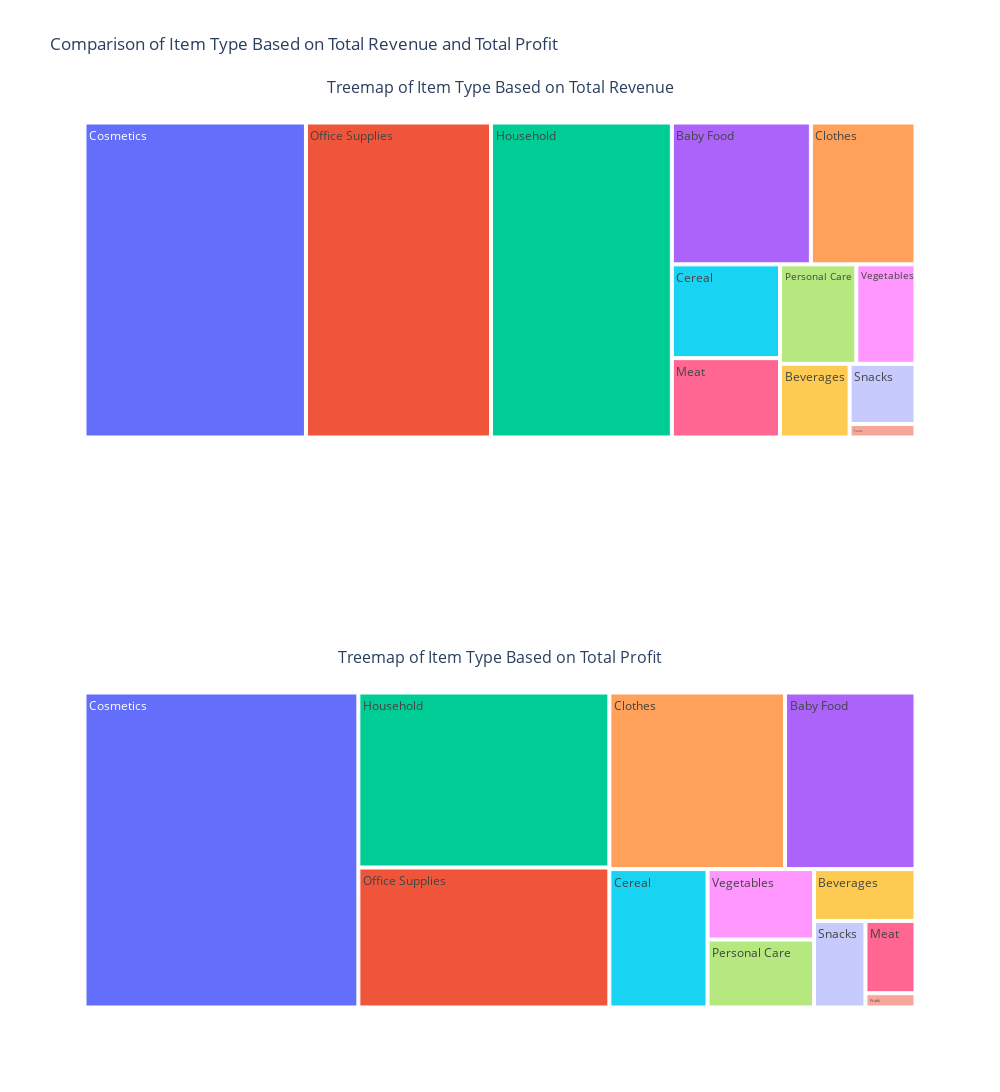

Source (notebook cell):
### Code cell
import plotly.subplots as ps
# Create a subplot layout with 'domain' type for treemaps
fig = ps.make_subplots(
    rows=2, cols=1,
    subplot_titles=("Treemap of Item Type Based on Total Revenue", "Treemap of Item Type Based on Total Profit"),
    specs=[[{'type': 'domain'}], [{'type': 'domain'}]]
)

# Create the first treemap for Total Revenue
treemap1 = go.Treemap(
    labels=Item_type_df["Item Type"],
    parents=[""]*len(Item_type_df),
    values=Item_type_df["Total Revenue"],
    name="Total Revenue"
)

# Create the second treemap for Total Profit
treemap2 = go.Treemap(
    labels=Item_type_df["Item Type"],
    parents=[""]*len(Item_type_df),
    values=Item_type_df["Total Profit"],
    name="Total Profit"
)

# Add treemaps to the subplot
fig.add_trace(treemap1, row=1, col=1)
fig.add_trace(treemap2, row=2, col=1)

# Update layout
fig.update_layout(
    title_text="Comparison of Item Type Based on Total Revenue and Total Profit",
    height=1200,
    width=1000
)

# Show the plot
fig.show()

### Figure 1 — Plotly figure (JSON) as saved in the notebook; plotly's stock layout.template omitted (floating-point values rounded to 4 significant figures)
{"data": [{"domain": {"x": [0, 1], "y": [0.625, 1]}, "labels": ["Baby Food", "Beverages", "Cereal", "Clothes", "Cosmetics", "Fruits", "Household", "Meat", "Office Supplies", "Personal Care", "Snacks", "Vegetables"], "name": "Total Revenue", "parents": ["", "", "", "", "", "", "", "", "", "", "", ""], "type": "treemap", "values": [10350000.0, 2691000.0, 5323000.0, 7787000.0, 36600000.0, 466500.0, 29890000.0, 4504000.0, 30590000.0, 3981000.0, 2081000.0, 3089000.0]}, {"domain": {"x": [0, 1], "y": [0, 0.375]}, "labels": ["Baby Food", "Beverages", "Cereal", "Clothes", "Cosmetics", "Fruits", "Household", "Meat", "Office Supplies", "Personal Care", "Snacks", "Vegetables"], "name": "Total Profit", "parents": ["", "", "", "", "", "", "", "", "", "", "", ""], "type": "treemap", "values": [3887000.0, 888000.0, 2292000.0, 5233000.0, 14560000.0, 120500.0, 7413000.0, 610610, 5930000.0, 1221000.0, 751900.0, 1266000.0]}], "layout": {"annotations": [{"font": {"size": 16}, "showarrow": false, "text": "Treemap of Item Type Based on Total Revenue", "x": 0.5, "xanchor": "center", "xref": "paper", "y": 1, "yanchor": "bottom", "yref": "paper"}, {"font": {"size": 16}, "showarrow": false, "text": "Treemap of Item Type Based on Total Profit", "x": 0.5, "xanchor": "center", "xref": "paper", "y": 0.375, "yanchor": "bottom", "yref": "paper"}], "height": 1200, "title": {"text": "Comparison of Item Type Based on Total Revenue and Total Profit"}, "width": 1000}}
